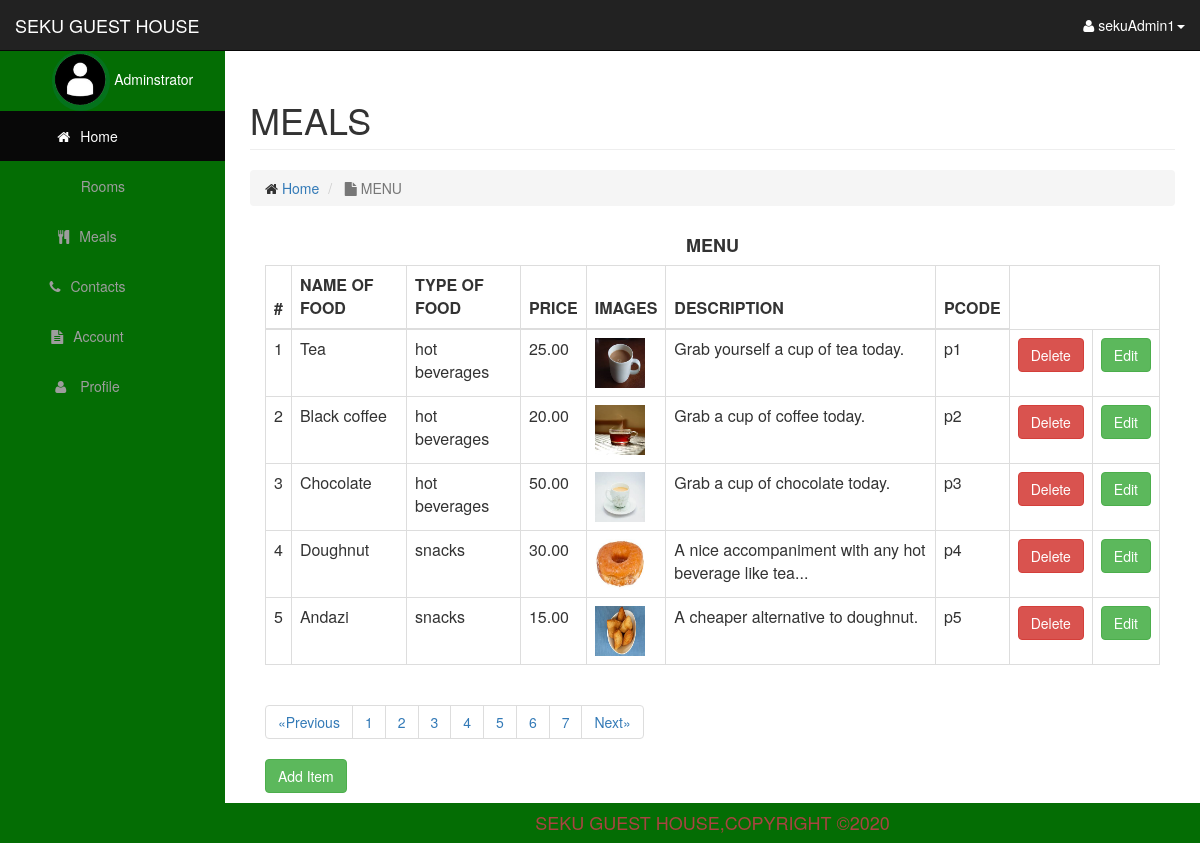
/admin/meals_menu.php (signed in), run on the app's committed database.
### tables this page shows
CREATE TABLE `menu` (
  `FOOD_ID` int(10) NOT NULL,
  `NAME_OF_FOOD` varchar(100) NOT NULL,
  `CAT_OF_FOOD` varchar(100) NOT NULL,
  `PRICE` float(10,2) NOT NULL,
  `IMAGES` varchar(200) NOT NULL,
  `DESCRIPTION` varchar(200) NOT NULL,
  `FOOD_CODE` varchar(10) NOT NULL
);

### admin/includes/menu_table.php (the view, shortened to what this page needs)
<?php include 'db.php';?>
	<div class="col-xs-12 container">
		<?php
		$per_page = isset($_POST["limit-records"]) ? $_POST["limit-records"] :5;
					if (isset($_GET['page'])) {
					$page = $_GET['page'];
					}else{
					$page = "";
					}
					if ($page == "" || $page == 1){
					$page_1  = 0;
					}else{
					$page_1 = ($page * $per_page) - $per_page;
				}
		?>
		<?php
			if(!$connect){
					die("Database connection failed!!");
					}else{
					$query_count = "SELECT * FROM menu";
					$find_count = mysqli_query($connect,$query_count);
					$count = mysqli_num_rows($find_count);
					$number_of_pages = ceil($count/$per_page);
					}
		?>
		<h4 class="text-center"><strong>MENU</strong></h4>
		<table class="table table-bordered table-hover table-sm table-responsive-sm table-responsive-md table-responsive-lg">
			<thead class="thead-light">
				<tr>
					<th>#</th>
					<th>NAME OF FOOD</th>
					<th>TYPE OF FOOD</th>
					<th>PRICE</th>
					<th>IMAGES</th>
					<th>DESCRIPTION</th>
					<th>PCODE</th>
				</tr>
			</thead>
			<tbody>
					<?php
						$query = "SELECT * FROM menu LIMIT $page_1 , $per_page";
						$menutable = mysqli_query($connect,$query);
						if(!$menutable){
							die("Query Failed" . mysql_error());
						}else{
							while ($row = mysqli_fetch_assoc($menutable)){
								$id = $row['FOOD_ID'];
								$name = $row['NAME_OF_FOOD'];
								$category = strtolower($row['CAT_OF_FOOD']);
								$price = $row['PRICE'];
								$image = $row['IMAGES'];
								$desc = $row['DESCRIPTION'];
								$code = $row['FOOD_CODE'];
								echo "<tr>";
								echo "<td>{$id}</td>";
								echo "<td>{$name}</td>";
								echo "<td>{$category}</td>";
								echo "<td>{$price}</td>";
								echo "<td><img src='images/$image' width='50' height='50' style='align:center;'></td>";
								echo "<td>{$desc}</td>";
								echo "<td>{$code}</td>";
								echo "<td><button type='button' class='btn btn-danger text-white'><a href='meals_menu.php?delete={$id}' style='color:#fff;text-decoration:none;'>Delete</a></button></td>";
								echo "<td><button type='button' class='btn btn-success editbtn'>Edit</button></td>";
								echo "</tr>";
							}
						}
					?>
			</tbody>
		</table>
		<nav arial-label="Page navigation">
			<ul class="pagination">
				<li>
					<a href="#" arial-label="Previous">
						<span aria-hidden="true">&laquo;Previous</span>
					</a>
				</li>
				<?php
					for($i = 1; $i <= $number_of_pages; $i++){
						echo "<li><a href='meals_menu.php?page={$i}'>{$i}</a></li>";
					}
				?>
				<li>
				<a href="#" aria-label="Next">
					<span aria-hidden="true">Next&raquo;</span>
				</a>
			</li>
			</ul>
		</nav>
		<button type="button" class="btn btn-success" data-toggle="modal" data-target="#foodadd">Add Item</button>
	</div>

### admin/css/seku.css (style rules this page uses)
body { margin-top: 100px; background-color: #046D04; }
@media (min-width:768px) { body { margin-top: 50px; } }

### data on the page
menu: FOOD_ID "1", NAME_OF_FOOD "Tea", CAT_OF_FOOD "hot beverages", PRICE "25.00", IMAGES (picture), DESCRIPTION "Grab yourself a cup of tea today.", FOOD_CODE "p1"
menu: FOOD_ID "2", NAME_OF_FOOD "Black coffee", CAT_OF_FOOD "hot beverages", PRICE "20.00", IMAGES (picture), DESCRIPTION "Grab a cup of coffee today.", FOOD_CODE "p2"
menu: FOOD_ID "3", NAME_OF_FOOD "Chocolate", CAT_OF_FOOD "hot beverages", PRICE "50.00", IMAGES (picture), DESCRIPTION "Grab a cup of chocolate today.", FOOD_CODE "p3"
menu: FOOD_ID "4", NAME_OF_FOOD "Doughnut", CAT_OF_FOOD "snacks", PRICE "30.00", IMAGES (picture), DESCRIPTION "A nice accompaniment with any hot beverage like tea...", FOOD_CODE "p4"
menu: FOOD_ID "5", NAME_OF_FOOD "Andazi", CAT_OF_FOOD "snacks", PRICE "15.00", IMAGES (picture), DESCRIPTION "A cheaper alternative to doughnut.", FOOD_CODE "p5"

### other printed values
$_SESSION['usname'] "sekuAdmin1"
